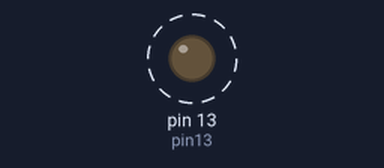
Simulated run of this sketch. Board: Arduino Uno, built with avr-gcc and run on an emulated ATmega328P. On the bench: output pins drawn as LEDs (lit = HIGH). Dashed ring = blinking.

Above: at 0.2 s.
Timing chart, 0 to 3.0 s (numbered marks = the images above):
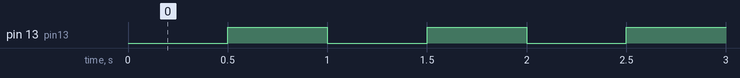

The sketch:

Lession_01_BLINKING_LEDS.ino
```cpp
int pin13=13;
int dt=500;
void setup(){
  pinMode(pin13,OUTPUT);
}
void loop(){
  digitalWrite(pin13,LOW);
  delay(dt);
  digitalWrite(pin13,HIGH);
  delay(dt);
}
```

Measured:
- by itself, pin 13 (pin13): alternates HIGH for 0.50 s and LOW for 0.50 s
